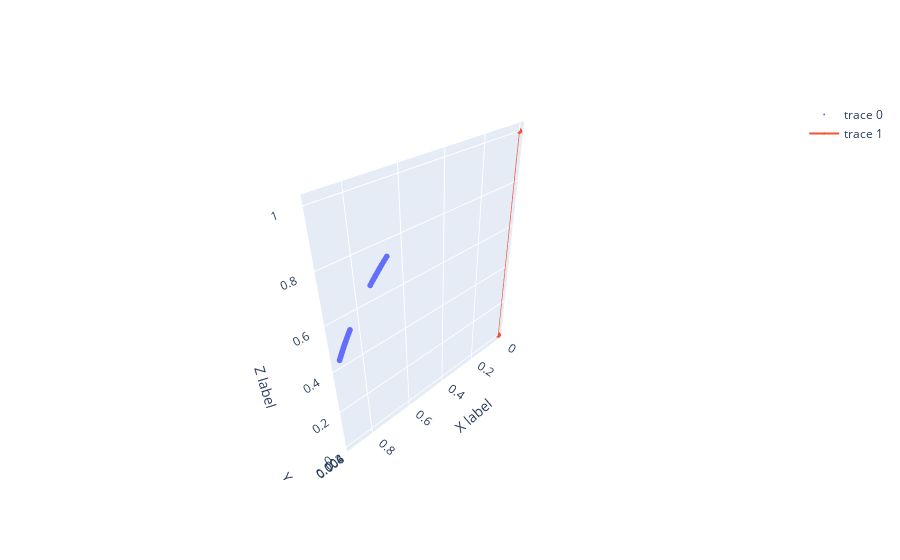

The cell this chart's notebook holds for it:
### Code cell
# 针对真实图片生成轨迹
# 添加库函数
import os
import torch
import torch.nn as nn
import math
import torch.optim as optim
from pytorch3d.io import load_obj, save_obj
from pytorch3d.structures import Meshes
from pytorch3d.utils import ico_sphere
from pytorch3d.ops import sample_points_from_meshes
from pytorch3d.loss import (
    chamfer_distance, 
    mesh_edge_loss, 
    mesh_laplacian_smoothing, 
    mesh_normal_consistency,
)
from pytorch3d.utils import ico_sphere
import numpy as np
from tqdm.notebook import tqdm
from mpl_toolkits.mplot3d import Axes3D
import matplotlib.pyplot as plt
import matplotlib as mpl
from pytorch3d.renderer import (
    FoVPerspectiveCameras, look_at_view_transform, look_at_rotation, 
    RasterizationSettings, MeshRenderer, MeshRasterizer, BlendParams,
    SoftSilhouetteShader, HardPhongShader, PointLights, TexturesVertex,OrthographicCameras
)
from pytorch3d.vis.plotly_vis import plot_batch_individually
from pytorch3d.ops.points_normals import estimate_pointcloud_normals
from pytorch3d.ops.mesh_face_areas_normals import mesh_face_areas_normals
from torch.autograd import gradcheck

import plotly.graph_objects as go

from PIL import Image

import re

mpl.rcParams['savefig.dpi'] = 80
mpl.rcParams['figure.dpi'] = 80

# Set the device
if torch.cuda.is_available():
    device = torch.device("cuda:3")
else:
    device = torch.device("cpu")
    print("WARNING: CPU only, this will be slow!")

def Radarview_generate():

    Round_radar_los_all = torch.tensor(kr_matrices, dtype=torch.float32, device=device)
    Round_radar_los_all = Round_radar_los_all.squeeze(1)  # 去掉多余的维度
    omega_vec_all = torch.tensor([0,0,1], dtype=torch.float32, device=device).repeat(Round_radar_los_all.shape[0], 1)

    radar_los_numpy = Round_radar_los_all.detach().cpu().numpy()

    omega = torch.tensor([1.0],device=device).expand(Round_radar_los_all.shape[0])

    fig = go.Figure(data=[go.Scatter3d(
        x=radar_los_numpy[:,0], 
        y=radar_los_numpy[:,1], 
        z=radar_los_numpy[:,2], 
        mode='markers',
        marker=dict(
            size=2  # 设置点的大小
        )
    )])

    # 可视化转轴方向为一个向量，并将其添加到雷达视线方向图中
    omega_vec_numpy = omega_vec_all.detach().cpu().numpy()
    fig.add_trace(go.Scatter3d(
        x=[0, omega_vec_numpy[5,0]],
        y=[0, omega_vec_numpy[5,1]],
        z=[0, omega_vec_numpy[5,2]],
        mode='lines+markers',
        marker=dict(size=2),
        line=dict(width=2)
    ))

    # 更新布局
    fig.update_layout(scene=dict(
        xaxis_title='X label',
        yaxis_title='Y label',
        zaxis_title='Z label'
    ))

    # 横纵轴equal比例
    fig.update_layout(
        scene_aspectmode='data',
        scene_camera=dict(
            eye=dict(x=5, y=5, z=5)
        )
    )

    # 显示图形
    fig.show()

    # 将图形保存为html文件
    fig.write_html("Radar_los.html")

    return Round_radar_los_all,omega_vec_all,omega

Round_radar_los_all,Round_radar_los_real_all,omega_vec_all,omega = Radarview_generate()
# 生成雷达视线方向和转轴方向的函数

### Figure 1 — Plotly figure (JSON) as saved in the notebook; plotly's stock layout.template omitted (floating-point values rounded to 4 significant figures)
{"data": [{"marker": {"size": 2}, "mode": "markers", "type": "scatter3d", "x": [0.8965, 0.8933, 0.8902, 0.887, 0.8837, 0.8804, 0.8771, 0.8737, 0.8703, 0.8669, 0.8634, 0.8598, 0.8562, 0.8526, 0.8489, 0.8452, 0.8415, 0.7443, 0.7373, 0.7313, 0.7253, 0.7217, 0.7193, 0.7132, 0.7083, 0.7034, 0.6984, 0.6934, 0.6909, 0.6832, 0.6756, 0.6691], "y": [0.00751, 0.007484, 0.007458, 0.007431, 0.007404, 0.007376, 0.007348, 0.00732, 0.007291, 0.007262, 0.007233, 0.007203, 0.007173, 0.007143, 0.007112, 0.007081, 0.00705, 0.006235, 0.006177, 0.006127, 0.006077, 0.006047, 0.006026, 0.005975, 0.005934, 0.005893, 0.005851, 0.005809, 0.005788, 0.005724, 0.00566, 0.005606], "z": [0.4431, 0.4493, 0.4555, 0.4617, 0.4679, 0.4741, 0.4802, 0.4863, 0.4924, 0.4985, 0.5045, 0.5105, 0.5165, 0.5225, 0.5284, 0.5344, 0.5402, 0.6678, 0.6756, 0.682, 0.6884, 0.6921, 0.6947, 0.7009, 0.7059, 0.7108, 0.7157, 0.7206, 0.723, 0.7302, 0.7373, 0.7431]}, {"line": {"width": 2}, "marker": {"size": 2}, "mode": "lines+markers", "type": "scatter3d", "x": [0, 0], "y": [0, 0], "z": [0, 1]}], "layout": {"scene": {"aspectmode": "data", "camera": {"eye": {"x": 5, "y": 5, "z": 5}}, "xaxis": {"title": {"text": "X label"}}, "yaxis": {"title": {"text": "Y label"}}, "zaxis": {"title": {"text": "Z label"}}}}}
